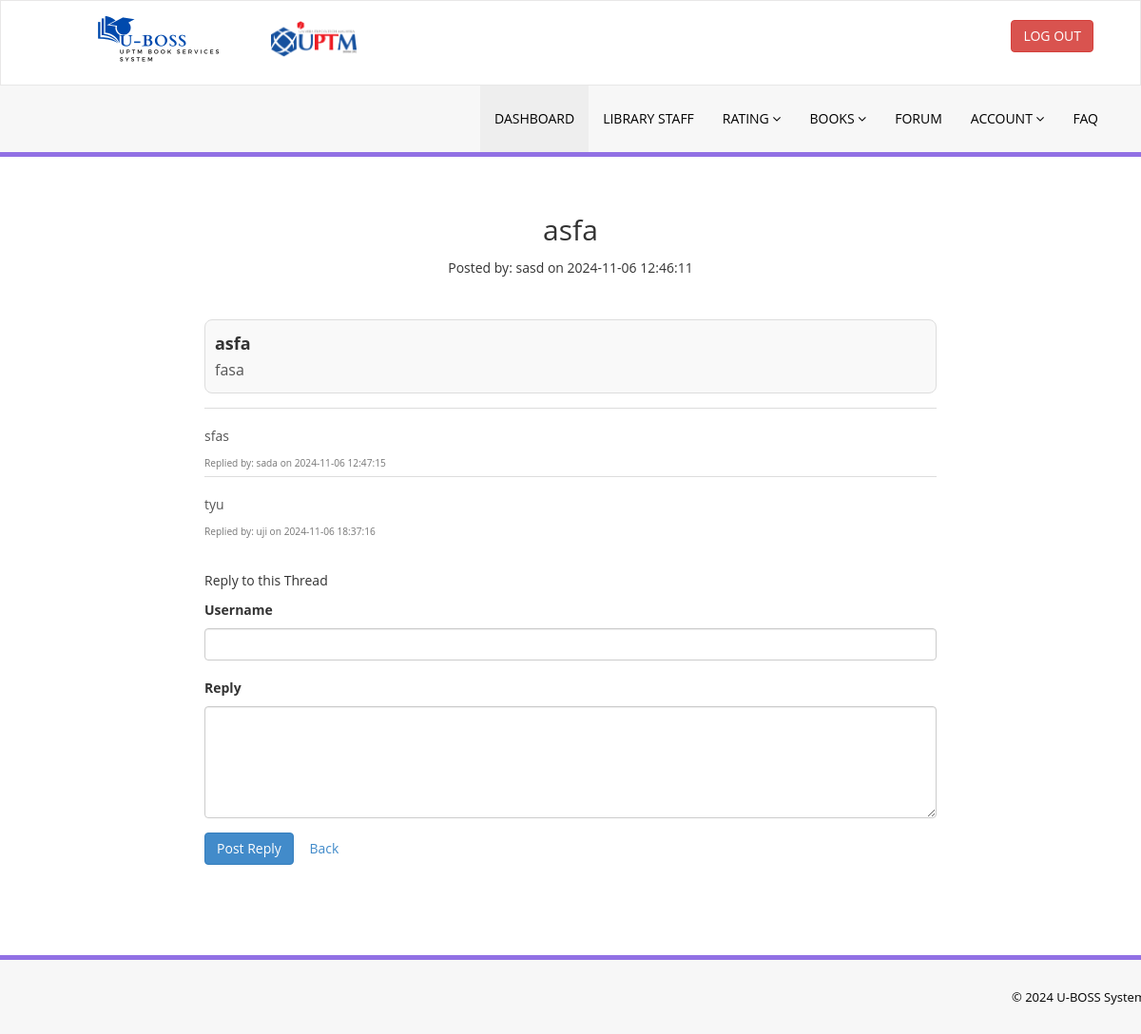
/library/viewforum.php?thread_id=2 (signed in), run on the app's committed database.
### tables this page shows
CREATE TABLE `forum_threads` (
  `thread_id` int(11) NOT NULL,
  `user_name` varchar(255) NOT NULL,
  `thread_title` varchar(255) NOT NULL,
  `thread_content` text NOT NULL,
  `created_at` timestamp NOT NULL DEFAULT current_timestamp()
);

CREATE TABLE `forum_replies` (
  `reply_id` int(11) NOT NULL,
  `thread_id` int(11) NOT NULL,
  `user_name` varchar(255) NOT NULL,
  `reply_content` text NOT NULL,
  `created_at` timestamp NOT NULL DEFAULT current_timestamp()
);

### library/viewforum.php (the view, shortened to what this page needs)
<?php
include('includes/config.php');
if (isset($_GET['thread_id'])) {
    $thread_id = $_GET['thread_id'];
    $sql = "SELECT * FROM forum_threads WHERE thread_id = :thread_id";
    $query = $dbh->prepare($sql);
    $query->bindParam(':thread_id', $thread_id, PDO::PARAM_INT);
    $query->execute();
    $thread = $query->fetch(PDO::FETCH_OBJ);
    $reply_sql = "SELECT * FROM forum_replies WHERE thread_id = :thread_id ORDER BY created_at ASC";
    $reply_query = $dbh->prepare($reply_sql);
    $reply_query->bindParam(':thread_id', $thread_id, PDO::PARAM_INT);
    $reply_query->execute();
    $replies = $reply_query->fetchAll(PDO::FETCH_OBJ);
}
?><!DOCTYPE html>
<html xmlns="http://www.w3.org/1999/xhtml">
<head>
    <link href="assets/css/bootstrap.css" rel="stylesheet" />
    <link href="assets/css/font-awesome.css" rel="stylesheet" />
    <link href="assets/css/style.css" rel="stylesheet" />
</head>
<body>
    <?php include('includes/header.php'); ?>
    <div class="content-wrapper">
        <div class="container content-container">
            <div class="row pad-botm">
                <div class="col-md-12 text-center">
                    <h2><?php echo htmlentities($thread->thread_title); ?></h2>
                    <p>Posted by: <?php echo htmlentities($thread->user_name); ?> on <?php echo htmlentities($thread->created_at); ?></p>
                </div>
            </div>
            <div class="forum-thread">
                <div class="forum-thread-title"><?php echo htmlentities($thread->thread_title); ?></div>
                <div class="forum-thread-content"><?php echo nl2br(htmlentities($thread->thread_content)); ?></div>
            </div>
            <div class="forum-replies">
                <?php foreach ($replies as $reply) { ?>
                    <div class="forum-reply">
                        <div class="forum-reply-content"><?php echo nl2br(htmlentities($reply->reply_content)); ?></div>
                        <div class="forum-reply-info">
                            <small>Replied by: <?php echo htmlentities($reply->user_name); ?> on <?php echo htmlentities($reply->created_at); ?></small>
                        </div>
                    </div>
                <?php } ?>
            </div>
            <div class="forum-reply-form">
                <h5>Reply to this Thread</h5>
                <form method="POST">
                    <div class="form-group">
                        <label for="username">Username</label>
                        <input type="text" name="username" class="form-control" required />
                    </div>
                    <div class="form-group">
                        <label for="content">Reply</label>
                        <textarea name="content" class="form-control" rows="5" required></textarea>
                    </div>
                    <button type="submit" name="submit_reply" class="btn btn-primary">Post Reply</button>
                    <a href="forum.php" class="btn btn-secondary">Back</a>
                </form>
            </div>
        </div>
    </div>
    <?php include('includes/footer.php'); ?>
</body>
</html>

### library/assets/css/style.css (style rules this page uses)
.content-wrapper { margin-top: 40px; min-height:800px; padding-bottom:90px; }
.pad-botm { padding-bottom:30px; }

### library/viewforum.php (style rules this page uses)
.content-container { max-width: 800px; margin: 0 auto; }
.forum-thread { border: 1px solid #ddd; margin-bottom: 15px; padding: 10px; border-radius: 8px; background-color: #f9f9f9; }
.forum-thread-title { font-size: 18px; font-weight: bold; }
.forum-thread-content { font-size: 16px; color: #555; }
.forum-reply { border-top: 1px solid #ddd; padding-top: 15px; }
.forum-reply-content { font-size: 14px; color: #555; }
.forum-reply-info { font-size: 12px; color: #777; }
.forum-reply-form { margin-top: 30px; }
.form-control { font-size: 14px; padding: 8px; }

### data on the page
forum_threads: thread_title "asfa", user_name "sasd", created_at "2024-11-06 12:46:11", thread_content "fasa"
forum_replies: reply_content "sfas", user_name "sada", created_at "2024-11-06 12:47:15"
forum_replies: reply_content "tyu", user_name "uji", created_at "2024-11-06 18:37:16"
